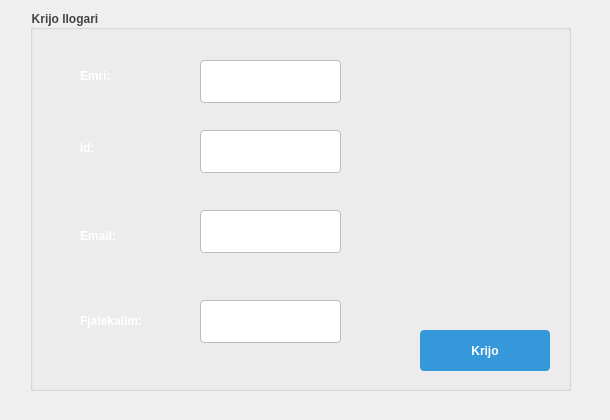
<?xml version="1.0" encoding="UTF-8"?>
<ui version="4.0">
 <class>create_account</class>
 <widget class="QDialog" name="create_account">
  <property name="geometry">
   <rect>
    <x>0</x>
    <y>0</y>
    <width>610</width>
    <height>420</height>
   </rect>
  </property>
  <property name="windowTitle">
   <string>Dialog</string>
  </property>
  <property name="styleSheet">
   <string notr="true">
QFrame#formFrame {
    background-color: #f5f5f5;
    border: 1px solid #ddd;
    border-radius: 8px;
    padding: 20px;
}</string>
  </property>
  <widget class="QGroupBox" name="groupBox">
   <property name="geometry">
    <rect>
     <x>30</x>
     <y>10</y>
     <width>541</width>
     <height>381</height>
    </rect>
   </property>
   <property name="styleSheet">
    <string notr="true">
    font-family: Arial, Helvetica, sans-serif;
    font-size: 12px;
    color: #444;
    font-weight: bold;

</string>
   </property>
   <property name="title">
    <string>Krijo llogari</string>
   </property>
   <widget class="QLabel" name="label">
    <property name="geometry">
     <rect>
      <x>50</x>
      <y>50</y>
      <width>61</width>
      <height>31</height>
     </rect>
    </property>
    <property name="styleSheet">
     <string notr="true">font-weight: bold;
font: 700 12pt &quot;Arial Rounded MT&quot;;
color: rgb(255, 255, 255);</string>
    </property>
    <property name="text">
     <string>Emri:</string>
    </property>
   </widget>
   <widget class="QLineEdit" name="lineEdit_2">
    <property name="geometry">
     <rect>
      <x>170</x>
      <y>50</y>
      <width>141</width>
      <height>43</height>
     </rect>
    </property>
    <property name="styleSheet">
     <string notr="true">QLineEdit {
    padding: 8px;
    border: 1px solid #bbb;
    border-radius: 4px;
    background-color: #fff;
    selection-background-color: #3498db;
    min-height: 25px;
}

QLineEdit:focus {
    border: 1px solid #3498db;
}</string>
    </property>
   </widget>
   <widget class="QLabel" name="label_2">
    <property name="geometry">
     <rect>
      <x>50</x>
      <y>130</y>
      <width>71</width>
      <height>16</height>
     </rect>
    </property>
    <property name="styleSheet">
     <string notr="true"> font: 700 12pt &quot;Arial Rounded MT&quot;;
color: rgb(255, 255, 255);
 font-weight: bold;

</string>
    </property>
    <property name="text">
     <string>Id:</string>
    </property>
   </widget>
   <widget class="QLineEdit" name="lineEdit">
    <property name="geometry">
     <rect>
      <x>170</x>
      <y>120</y>
      <width>141</width>
      <height>43</height>
     </rect>
    </property>
    <property name="styleSheet">
     <string notr="true">QLineEdit {
    padding: 8px;
    border: 1px solid #bbb;
    border-radius: 4px;
    background-color: #fff;
    selection-background-color: #3498db;
    min-height: 25px;
}

QLineEdit:focus {
    border: 1px solid #3498db;
}</string>
    </property>
   </widget>
   <widget class="QLabel" name="label_4">
    <property name="geometry">
     <rect>
      <x>50</x>
      <y>210</y>
      <width>81</width>
      <height>31</height>
     </rect>
    </property>
    <property name="styleSheet">
     <string notr="true">font: 700 12pt &quot;Arial Rounded MT&quot;;
    
color: rgb(255, 255, 255);
    font-weight: bold;

</string>
    </property>
    <property name="text">
     <string>Email:</string>
    </property>
   </widget>
   <widget class="QLineEdit" name="lineEdit_4">
    <property name="geometry">
     <rect>
      <x>170</x>
      <y>200</y>
      <width>141</width>
      <height>43</height>
     </rect>
    </property>
    <property name="styleSheet">
     <string notr="true">QLineEdit {
    padding: 8px;
    border: 1px solid #bbb;
    border-radius: 4px;
    background-color: #fff;
    selection-background-color: #3498db;
    min-height: 25px;
}

QLineEdit:focus {
    border: 1px solid #3498db;
}</string>
    </property>
   </widget>
   <widget class="QLabel" name="label_5">
    <property name="geometry">
     <rect>
      <x>50</x>
      <y>300</y>
      <width>91</width>
      <height>21</height>
     </rect>
    </property>
    <property name="styleSheet">
     <string notr="true">
font: 700 12pt &quot;Arial Rounded MT&quot;;
color: rgb(255, 255, 255);
    font-weight: bold;

</string>
    </property>
    <property name="text">
     <string>Fjalekalim:</string>
    </property>
   </widget>
   <widget class="QLineEdit" name="lineEdit_5">
    <property name="geometry">
     <rect>
      <x>170</x>
      <y>290</y>
      <width>141</width>
      <height>43</height>
     </rect>
    </property>
    <property name="styleSheet">
     <string notr="true">QLineEdit {
    padding: 8px;
    border: 1px solid #bbb;
    border-radius: 4px;
    background-color: #fff;
    selection-background-color: #3498db;
    min-height: 25px;
}

QLineEdit:focus {
    border: 1px solid #3498db;
}</string>
    </property>
   </widget>
   <widget class="QPushButton" name="pushButton">
    <property name="geometry">
     <rect>
      <x>390</x>
      <y>320</y>
      <width>130</width>
      <height>41</height>
     </rect>
    </property>
    <property name="cursor">
     <cursorShape>PointingHandCursor</cursorShape>
    </property>
    <property name="styleSheet">
     <string notr="true">QPushButton {
    background-color: #3498db;
    color: white;
    border: none;
    border-radius: 4px;
    padding: 10px 15px;
    font-weight: bold;
    min-width: 100px;
}

QPushButton:hover {
    background-color: #2980b9;
}

QPushButton:pressed {
    background-color: #1a5276;
}
</string>
    </property>
    <property name="text">
     <string>Krijo</string>
    </property>
   </widget>
  </widget>
 </widget>
 <resources/>
 <connections/>
</ui>
